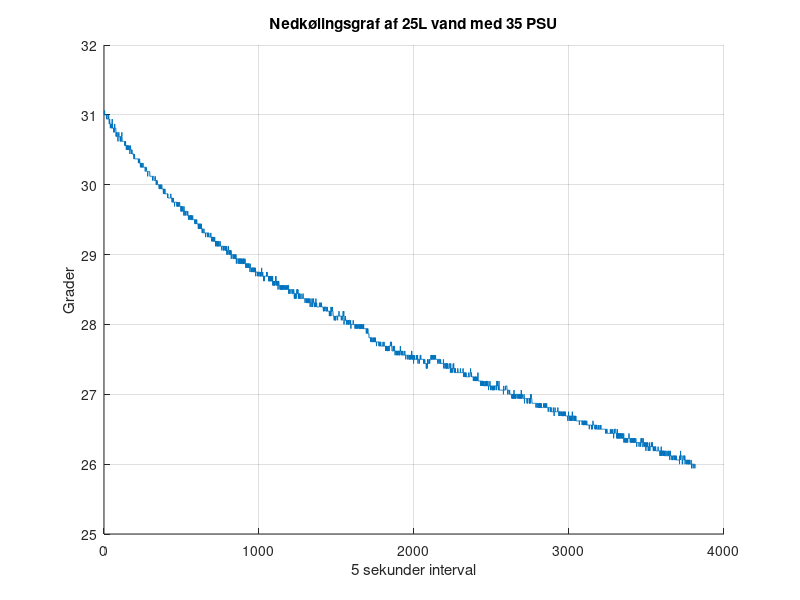

MATLAB code to generate this figure: (Note: this script raises an error after producing the figure.)
%Nedkolingsgraf
%load('Input_26_25');
%load('Input5LGlas');
load('Input_5_glas');
load('Plast_25L');


%% Plot
%%plot(Input(1191:length(Input)));
title('Nedkølingsgraf af 25L vand med 35 PSU')
xlabel('5 sekunder interval');
ylabel('Grader');
hold on
grid on
plot(Plast_25L(381:length(Plast_25L)));
hold off

%% Plot fuld
%%plot(Input);
xlabel('5 sekunder interval');
ylabel('Grader');
yline(36);
yline(35);
yline(34);
yline(33);
yline(32);
yline(31);
yline(30);
yline(29);
yline(28);
yline(27);
yline(26);
yline(25);
hold on
plot(Plast_25L);
